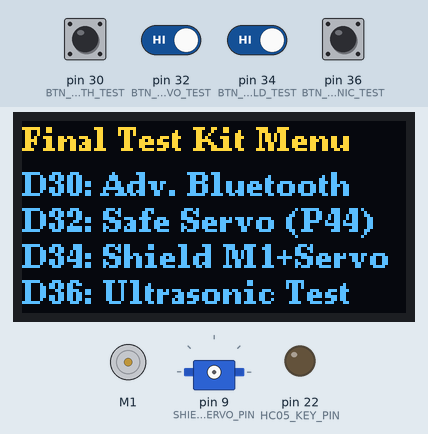
This sketch was run on a simulated Arduino Mega 2560, built with avr-gcc and run on an emulated ATmega2560. Parts: 128×64 one-colour display, DC motor (green arrow = forward, orange = backward, longer = faster), servo, output pins drawn as LEDs (lit = HIGH). The test bench sets the inputs (shaded band); at power-on: pin 30 (BTN_BLUETOOTH_TEST), pin 32 (BTN_SAFE_SERVO_TEST), pin 34 (BTN_SHIELD_TEST), pin 36 (BTN_ULTRASONIC_TEST) HIGH. The OLED is the two-colour kind (top 16 rows yellow); the modem accepts every AT command (registered, SIM ready, sends succeed) and sends nothing else; what the sketch prints to the serial monitor is not drawn.

Above: at 2.3 s.
2.4 s: pin 30 (BTN_BLUETOOTH_TEST) pulled LOW for 0.15 s
At 4.0 s:
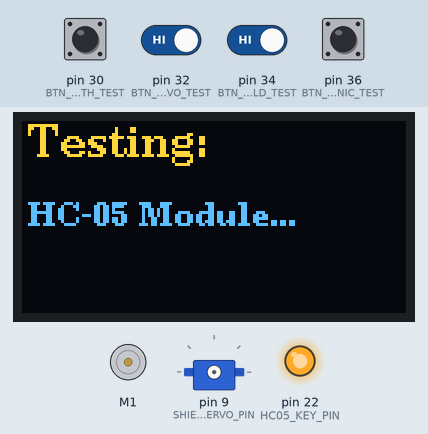
At 5.4 s:
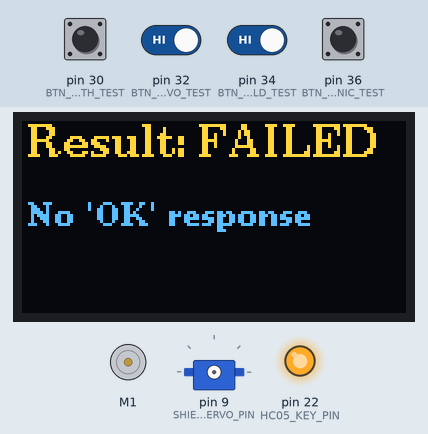
5.5 s: pin 32 (BTN_SAFE_SERVO_TEST) driven LOW and pin 34 (BTN_SHIELD_TEST) driven LOW
8.5 s: pin 32 (BTN_SAFE_SERVO_TEST) driven HIGH
At 10.0 s:
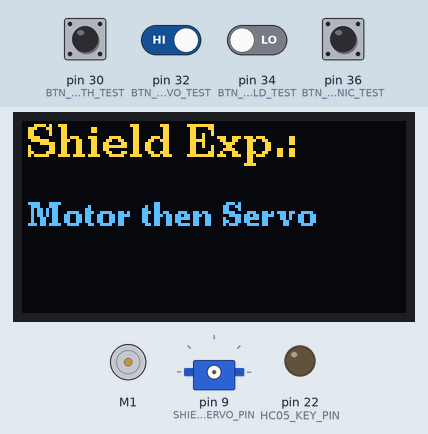
Timing chart, 0 to 32.2 s (numbered marks = the images above; inputs shaded):
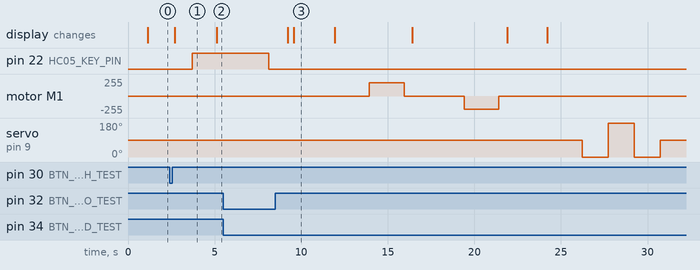

The sketch:

test_kit.ino
```cpp
// --- FINAL COMPLETE TEST KIT FOR ARDUINO MEGA ---
// Includes: Your preferred Bluetooth, Servo, and Motor tests, plus the new HC-SR04 test.
#include <Wire.h>
#include <U8g2lib.h>
#include <Servo.h>
#include <AFMotor.h>
#include <string.h>
// --- OLED DISPLAY CONFIGURATION ---
U8G2_SH1106_128X64_NONAME_1_HW_I2C u8g2(U8G2_R0, /* reset=*/ U8X8_PIN_NONE);
// --- PIN DEFINITIONS FOR ARDUINO MEGA ---
const int BTN_BLUETOOTH_TEST = 30;
const int BTN_SAFE_SERVO_TEST = 32;
const int BTN_SHIELD_TEST = 34;
const int BTN_ULTRASONIC_TEST = 36; // NEW: Button for Ultrasonic Test

// Using Mega's Hardware Serial1 port (Pins 18, 19) for reliable Bluetooth communication
const int HC05_KEY_PIN = 22;
const int SAFE_SERVO_PIN = 44;      // Safe pin for the normal servo test
const int SHIELD_SERVO_PIN = 9;       // Pin for the on-shield SERVO 2 port

// NEW: Pins for the HC-SR04 Sensor
const int ULTRASONIC_TRIG_PIN = 40;
const int ULTRASONIC_ECHO_PIN = 42;

// --- GLOBAL OBJECTS ---
Servo testServo;
AF_DCMotor motor1(1);
long lastButtonPressTime = 0;
const long DEBOUNCE_DELAY = 150;

// --- FUNCTION PROTOTYPES ---
void displayMainMenu();
void displayMessage(const char *title, const char *message, int delayMs = 2000);
void testBluetooth_GetName();
void testSafeServo();
void testMotorShield();
void testUltrasonicSensor(); // NEW


// --- MAIN SETUP ---
void setup() {
  Serial.begin(9600);
  Serial1.begin(9600);
  Serial.println(F("\n--- Final Test Kit (All Functions) ---"));

  u8g2.begin();

  pinMode(BTN_BLUETOOTH_TEST, INPUT_PULLUP);
  pinMode(BTN_SAFE_SERVO_TEST, INPUT_PULLUP);
  pinMode(BTN_SHIELD_TEST, INPUT_PULLUP);
  pinMode(BTN_ULTRASONIC_TEST, INPUT_PULLUP); // NEW

  pinMode(HC05_KEY_PIN, OUTPUT);
  digitalWrite(HC05_KEY_PIN, LOW);

  // NEW: Setup pins for HC-SR04
  pinMode(ULTRASONIC_TRIG_PIN, OUTPUT);
  pinMode(ULTRASONIC_ECHO_PIN, INPUT);

  motor1.setSpeed(0);
  motor1.run(RELEASE);

  displayMainMenu();
}
// --- MAIN LOOP ---
void loop() {
  if (millis() - lastButtonPressTime > DEBOUNCE_DELAY) {
    if (digitalRead(BTN_BLUETOOTH_TEST) == LOW) {
      lastButtonPressTime = millis();
      testBluetooth_GetName();
      displayMainMenu();
    }
    else if (digitalRead(BTN_SAFE_SERVO_TEST) == LOW) {
      lastButtonPressTime = millis();
      testSafeServo();
      displayMainMenu();
    }
    else if (digitalRead(BTN_SHIELD_TEST) == LOW) {
      lastButtonPressTime = millis();
      testMotorShield();
      displayMainMenu();
    }
    else if (digitalRead(BTN_ULTRASONIC_TEST) == LOW) { // NEW
      lastButtonPressTime = millis();
      testUltrasonicSensor();
      displayMainMenu();
    }
  }
}

// --- TEST FUNCTIONS ---
// Test 1: Your preferred Bluetooth Test
void testBluetooth_GetName() {
  if(testServo.attached()) { testServo.detach(); }
  displayMessage("Testing:", "HC-05 Module...", 1000);
  digitalWrite(HC05_KEY_PIN, HIGH);
  delay(500);
  Serial1.begin(38400);
  delay(500);
  while(Serial1.available()) { Serial1.read(); }
  Serial.println(F("Sending: AT"));
  Serial1.print("AT\r\n");
  String response = Serial1.readStringUntil('\n');
  response.trim();
  Serial.print(F("Received: ")); Serial.println(response);
  if (response.indexOf("OK") != -1) {
    displayMessage("Connection OK!", "Getting name...", 1000);
    while(Serial1.available()) { Serial1.read(); }
    Serial.println(F("Sending: AT+NAME?"));
    Serial1.print("AT+NAME?\r\n");
    response = Serial1.readStringUntil('\n');
    response.trim();
    Serial.print(F("Received: ")); Serial.println(response);
    if (response.startsWith("+NAME:")) {
      String deviceName = response.substring(response.indexOf(':') + 1);
      u8g2.firstPage();
      do {
        u8g2.setFont(u8g2_font_ncenB08_tr); u8g2.drawStr(0, 12, "BT Name Found:");
        u8g2.setFont(u8g2_font_logisoso16_tr); u8g2.drawStr(0, 40, deviceName.c_str());
      } while (u8g2.nextPage());
      delay(4000);
    } else {
      displayMessage("Error:", "Could not get name", 3000);
    }
  } else {
    displayMessage("Result: FAILED", "No 'OK' response", 3000);
  }
  digitalWrite(HC05_KEY_PIN, LOW);
  Serial1.begin(9600);
}

// Test 2: Your preferred Normal Servo Test
void testSafeServo() {
  motor1.run(RELEASE);
  displayMessage("Testing:", "Servo on Pin 44...", 1000);
  testServo.attach(SAFE_SERVO_PIN);
  delay(50);
  testServo.write(0);   delay(1000);
  testServo.write(180); delay(1000);
  testServo.write(0);  delay(1000);
  testServo.write(90); delay(1000);
  testServo.write(0);  delay(1000);
  testServo.detach();
  displayMessage("Result: PASSED", "Servo Test Complete!", 2000);
}

// Test 3: Your preferred Motor Shield Test (Motor + On-Shield Servo)
void testMotorShield() {
  displayMessage("Shield Exp.:", "Motor then Servo", 2000);
  displayMessage("Motor Test:", "Running Motor...", 2000);
  motor1.setSpeed(200);
  motor1.run(FORWARD);
  delay(2000);
  motor1.run(RELEASE);
  displayMessage("Motor Test:", "Running BACKWARDS", 2000);
  delay(1000);
  motor1.run(BACKWARD);
  delay(2000);
  motor1.run(RELEASE);
  displayMessage("Result: PASSED", "Motor Test Complete!", 2000);
  displayMessage("Servo Test:", "On Shield Pin 9", 1500);
  testServo.attach(SHIELD_SERVO_PIN);
  delay(500);
  testServo.write(0);   delay(1500);
  testServo.write(180); delay(1500);
  testServo.write(0);   delay(1500);
  testServo.write(90);  delay(1500);
  testServo.detach();
  displayMessage("Result:", "Experiment Complete", 2000);
}

// Test 4: NEW Ultrasonic Sensor Test
void testUltrasonicSensor() {
  // Display initial instructions
  u8g2.firstPage();
  do {
    u8g2.setFont(u8g2_font_7x13_tr);
    u8g2.drawStr(5, 30, "Live Distance Test");
    u8g2.drawStr(5, 50, "Press button again to exit");
  } while(u8g2.nextPage());

  delay(2000); // Wait for user to read instructions

  // Wait for the button to be released before starting the loop
  while(digitalRead(BTN_ULTRASONIC_TEST) == LOW) { }
  delay(100);

  // Loop continuously until the button is pressed again
  while(digitalRead(BTN_ULTRASONIC_TEST) == HIGH) {
    // Send the trigger pulse
    digitalWrite(ULTRASONIC_TRIG_PIN, LOW);
    delayMicroseconds(2);
    digitalWrite(ULTRASONIC_TRIG_PIN, HIGH);
    delayMicroseconds(10);
    digitalWrite(ULTRASONIC_TRIG_PIN, LOW);

    // Read the echo pulse duration
    long duration = pulseIn(ULTRASONIC_ECHO_PIN, HIGH, 25000); // 25ms timeout

    // Calculate the distance in centimeters
    int distance = duration * 0.034 / 2;

    // Prepare the result string
    char buffer[15];
    if (distance == 0) {
      sprintf(buffer, "> 400 cm"); // Out of range
    } else {
      sprintf(buffer, "%d cm", distance);
    }

    // Display the real-time distance on the OLED
    u8g2.firstPage();
    do {
      u8g2.setFont(u8g2_font_ncenB10_tr);
      u8g2.drawStr(0, 15, "Distance:");
      u8g2.setFont(u8g2_font_logisoso24_tr); // Use a large font
      u8g2.drawStr(10, 55, buffer);
    } while (u8g2.nextPage());

    Serial.println(buffer); // Also print to Serial Monitor for debugging
    delay(100); // Small delay between readings
  }

  // A final debounce after exiting the loop
  delay(200);
}

// --- DISPLAY UTILITY FUNCTIONS ---
void displayMainMenu() {
  u8g2.firstPage();
  do {
    u8g2.setFont(u8g2_font_ncenB08_tr);
    u8g2.drawStr(0, 10, "Final Test Kit Menu");
    u8g2.drawStr(0, 25, "D30: Adv. Bluetooth");
    u8g2.drawStr(0, 37, "D32: Safe Servo (P44)");
    u8g2.drawStr(0, 49, "D34: Shield M1+Servo");
    u8g2.drawStr(0, 61, "D36: Ultrasonic Test"); // NEW
  } while (u8g2.nextPage());
}

void displayMessage(const char *title, const char *message, int delayMs) {
  u8g2.firstPage();
  do {
    u8g2.setFont(u8g2_font_ncenB10_tr);
    u8g2.drawStr(2, 12, title);
    u8g2.setFont(u8g2_font_ncenB08_tr);
    u8g2.drawStr(2, 35, message);
  } while (u8g2.nextPage());
  delay(delayMs);
}
```

Measured:
- after the input at 2.4 s, pin 22 (HC05_KEY_PIN): LOW → HIGH after 1.3 s; the display: changes after 0.31 s (image 1)
- after the input at 8.5 s, motor M1: stopped → forward 200/255 after 5.4 s, → stopped 2.0 s later, → backward 200/255 3.5 s later, → stopped 2.0 s later
- what the display in image 1 shows lasts 2.4 s, from 2.7 s to 5.1 s
